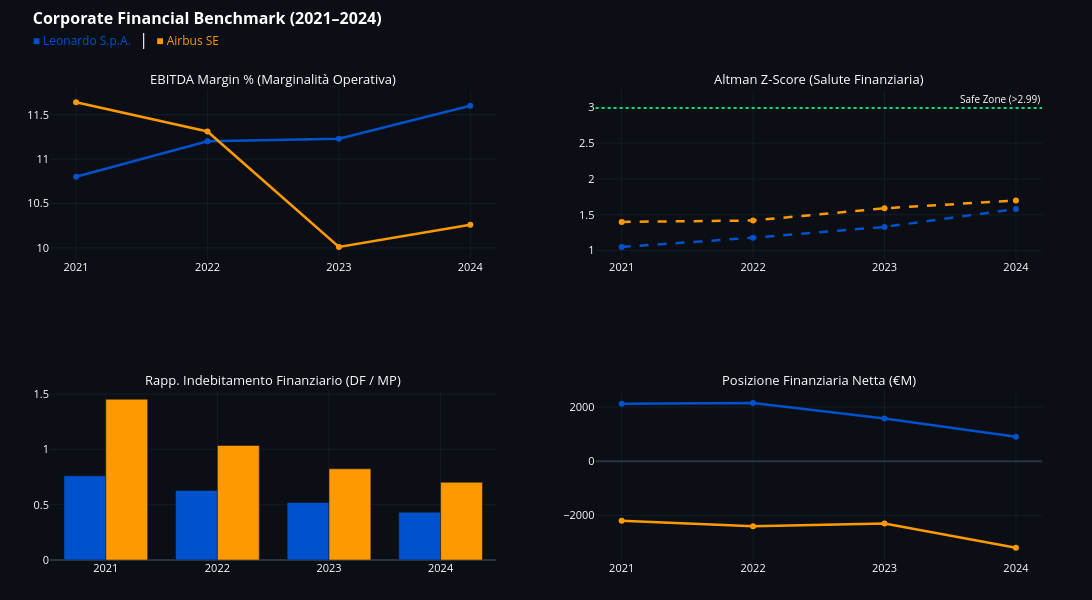

The notebook cell saved with this chart:
### Code cell
COLOR_LEO = "#0052cc"
COLOR_AIRBUS = "#ff9900"

# Dati
ebitda_margin_leo = [10.80, 11.20, 11.23, 11.60]
ebitda_margin_airbus = [11.64, 11.31, 10.01, 10.26]

z_score_leo = [1.05, 1.18, 1.33, 1.58]
z_score_airbus = [1.40, 1.42, 1.59, 1.70]

df_mp_leo = ratios_leo.loc["Rapp. Indebitamento Finanziario (DF / MP)"].astype(
    float
)
df_mp_airbus = ratios_airbus.loc[
    "Rapp. Indebitamento Finanziario (DF / MP)"
].astype(float)

pfn_leo = [2124, 2149, 1580, 900]
pfn_airbus = [-2200, -2400, -2300, -3200]

# Subplots 2x2
fig = make_subplots(
    rows=2,
    cols=2,
    subplot_titles=(
        "EBITDA Margin % (Marginalità Operativa)",
        "Altman Z-Score (Salute Finanziaria)",
        "Rapp. Indebitamento Finanziario (DF / MP)",
        "Posizione Finanziaria Netta (€M)",
    ),
    horizontal_spacing=0.10,
    vertical_spacing=0.28,
)

# 1. EBITDA Margin
fig.add_trace(
    go.Scatter(
        x=years,
        y=ebitda_margin_leo,
        line=dict(color=COLOR_LEO, width=2.5),
        mode="lines+markers",
        marker=dict(size=6),
    ),
    row=1,
    col=1,
)
fig.add_trace(
    go.Scatter(
        x=years,
        y=ebitda_margin_airbus,
        line=dict(color=COLOR_AIRBUS, width=2.5),
        mode="lines+markers",
        marker=dict(size=6),
    ),
    row=1,
    col=1,
)

# 2. Altman Z-Score
fig.add_trace(
    go.Scatter(
        x=years,
        y=z_score_leo,
        line=dict(color=COLOR_LEO, width=2.5, dash="dash"),
        mode="lines+markers",
        marker=dict(size=6),
    ),
    row=1,
    col=2,
)
fig.add_trace(
    go.Scatter(
        x=years,
        y=z_score_airbus,
        line=dict(color=COLOR_AIRBUS, width=2.5, dash="dash"),
        mode="lines+markers",
        marker=dict(size=6),
    ),
    row=1,
    col=2,
)
fig.add_hline(
    y=2.99,
    line_dash="dot",
    line_color="#00e676",
    annotation_text="Safe Zone (>2.99)",
    annotation_position="top right",
    annotation_font=dict(size=10, color="#ffffff"),
    row=1,
    col=2,
)

# 3. Rapp. Indebitamento Finanziario (DF / MP)
fig.add_trace(
    go.Bar(x=years, y=df_mp_leo, marker_color=COLOR_LEO, offsetgroup=1),
    row=2,
    col=1,
)
fig.add_trace(
    go.Bar(x=years, y=df_mp_airbus, marker_color=COLOR_AIRBUS, offsetgroup=2),
    row=2,
    col=1,
)

# 4. Posizione Finanziaria Netta (€M)
fig.add_trace(
    go.Scatter(
        x=years,
        y=pfn_leo,
        line=dict(color=COLOR_LEO, width=2.5),
        mode="lines+markers",
        marker=dict(size=6),
    ),
    row=2,
    col=2,
)
fig.add_trace(
    go.Scatter(
        x=years,
        y=pfn_airbus,
        line=dict(color=COLOR_AIRBUS, width=2.5),
        mode="lines+markers",
        marker=dict(size=6),
    ),
    row=2,
    col=2,
)

# Layout: titolo + sottotitolo colorato e NO legenda
fig.update_layout(
    title=dict(
        text="<b>Corporate Financial Benchmark (2021–2024)</b><br><span style='font-size:12px; color:#0052cc;'>■ Leonardo S.p.A.</span>  |  <span style='font-size:12px; color:#ff9900;'>■ Airbus SE</span>",
        x=0.03,
        y=0.96,
        font=dict(size=16, color="#ffffff"),
    ),
    template="plotly_dark",
    paper_bgcolor="#0b0e14",
    plot_bgcolor="#0b0e14",
    width=1350,
    height=600,
    margin=dict(l=50, r=50, t=90, b=40),
    bargap=0.25,
    bargroupgap=0.0,
    showlegend=False,
)

fig.update_xaxes(
    showgrid=True,
    gridwidth=0.5,
    gridcolor="#1e293b",
    showline=False,
    tickfont=dict(color="#ffffff", size=11),
)
fig.update_yaxes(
    showgrid=True,
    gridwidth=0.5,
    gridcolor="#1e293b",
    showline=False,
    tickfont=dict(color="#ffffff", size=11),
)

for annotation in fig["layout"]["annotations"]:
    if "Safe Zone" not in annotation["text"]:
        annotation["font"] = dict(size=13, color="#ffffff")

fig.show()

### Figure 1 — Plotly figure (JSON) as saved in the notebook; plotly's stock layout.template omitted (floating-point values rounded to 4 significant figures)
{"data": [{"line": {"color": "#0052cc", "width": 2.5}, "marker": {"size": 6}, "mode": "lines+markers", "type": "scatter", "x": ["2021", "2022", "2023", "2024"], "xaxis": "x", "y": [10.8, 11.2, 11.23, 11.6], "yaxis": "y"}, {"line": {"color": "#ff9900", "width": 2.5}, "marker": {"size": 6}, "mode": "lines+markers", "type": "scatter", "x": ["2021", "2022", "2023", "2024"], "xaxis": "x", "y": [11.64, 11.31, 10.01, 10.26], "yaxis": "y"}, {"line": {"color": "#0052cc", "dash": "dash", "width": 2.5}, "marker": {"size": 6}, "mode": "lines+markers", "type": "scatter", "x": ["2021", "2022", "2023", "2024"], "xaxis": "x2", "y": [1.05, 1.18, 1.33, 1.58], "yaxis": "y2"}, {"line": {"color": "#ff9900", "dash": "dash", "width": 2.5}, "marker": {"size": 6}, "mode": "lines+markers", "type": "scatter", "x": ["2021", "2022", "2023", "2024"], "xaxis": "x2", "y": [1.4, 1.42, 1.59, 1.7], "yaxis": "y2"}, {"marker": {"color": "#0052cc"}, "offsetgroup": "1", "type": "bar", "x": ["2021", "2022", "2023", "2024"], "xaxis": "x3", "y": [0.7605, 0.6275, 0.5203, 0.432], "yaxis": "y3"}, {"marker": {"color": "#ff9900"}, "offsetgroup": "2", "type": "bar", "x": ["2021", "2022", "2023", "2024"], "xaxis": "x3", "y": [1.453, 1.035, 0.8246, 0.702], "yaxis": "y3"}, {"line": {"color": "#0052cc", "width": 2.5}, "marker": {"size": 6}, "mode": "lines+markers", "type": "scatter", "x": ["2021", "2022", "2023", "2024"], "xaxis": "x4", "y": [2124, 2149, 1580, 900], "yaxis": "y4"}, {"line": {"color": "#ff9900", "width": 2.5}, "marker": {"size": 6}, "mode": "lines+markers", "type": "scatter", "x": ["2021", "2022", "2023", "2024"], "xaxis": "x4", "y": [-2200, -2400, -2300, -3200], "yaxis": "y4"}], "layout": {"annotations": [{"font": {"color": "#ffffff", "size": 13}, "showarrow": false, "text": "EBITDA Margin % (Marginalità Operativa)", "x": 0.225, "xanchor": "center", "xref": "paper", "y": 1, "yanchor": "bottom", "yref": "paper"}, {"font": {"color": "#ffffff", "size": 13}, "showarrow": false, "text": "Altman Z-Score (Salute Finanziaria)", "x": 0.775, "xanchor": "center", "xref": "paper", "y": 1, "yanchor": "bottom", "yref": "paper"}, {"font": {"color": "#ffffff", "size": 13}, "showarrow": false, "text": "Rapp. Indebitamento Finanziario (DF / MP)", "x": 0.225, "xanchor": "center", "xref": "paper", "y": 0.36, "yanchor": "bottom", "yref": "paper"}, {"font": {"color": "#ffffff", "size": 13}, "showarrow": false, "text": "Posizione Finanziaria Netta (€M)", "x": 0.775, "xanchor": "center", "xref": "paper", "y": 0.36, "yanchor": "bottom", "yref": "paper"}, {"font": {"color": "#ffffff", "size": 10}, "showarrow": false, "text": "Safe Zone (>2.99)", "x": 1, "xanchor": "right", "xref": "x2 domain", "y": 2.99, "yanchor": "bottom", "yref": "y2"}], "bargap": 0.25, "bargroupgap": 0, "height": 600, "margin": {"b": 40, "l": 50, "r": 50, "t": 90}, "paper_bgcolor": "#0b0e14", "plot_bgcolor": "#0b0e14", "shapes": [{"line": {"color": "#00e676", "dash": "dot"}, "type": "line", "x0": 0, "x1": 1, "xref": "x2 domain", "y0": 2.99, "y1": 2.99, "yref": "y2"}], "showlegend": false, "title": {"font": {"color": "#ffffff", "size": 16}, "text": "<b>Corporate Financial Benchmark (2021–2024)</b><br><span style='font-size:12px; color:#0052cc;'>■ Leonardo S.p.A.</span>  |  <span style='font-size:12px; color:#ff9900;'>■ Airbus SE</span>", "x": 0.03, "y": 0.96}, "width": 1350, "xaxis": {"anchor": "y", "domain": [0, 0.45], "gridcolor": "#1e293b", "gridwidth": 0.5, "showgrid": true, "showline": false, "tickfont": {"color": "#ffffff", "size": 11}}, "xaxis2": {"anchor": "y2", "domain": [0.55, 1], "gridcolor": "#1e293b", "gridwidth": 0.5, "showgrid": true, "showline": false, "tickfont": {"color": "#ffffff", "size": 11}}, "xaxis3": {"anchor": "y3", "domain": [0, 0.45], "gridcolor": "#1e293b", "gridwidth": 0.5, "showgrid": true, "showline": false, "tickfont": {"color": "#ffffff", "size": 11}}, "xaxis4": {"anchor": "y4", "domain": [0.55, 1], "gridcolor": "#1e293b", "gridwidth": 0.5, "showgrid": true, "showline": false, "tickfont": {"color": "#ffffff", "size": 11}}, "yaxis": {"anchor": "x", "domain": [0.64, 1], "gridcolor": "#1e293b", "gridwidth": 0.5, "showgrid": true, "showline": false, "tickfont": {"color": "#ffffff", "size": 11}}, "yaxis2": {"anchor": "x2", "domain": [0.64, 1], "gridcolor": "#1e293b", "gridwidth": 0.5, "showgrid": true, "showline": false, "tickfont": {"color": "#ffffff", "size": 11}}, "yaxis3": {"anchor": "x3", "domain": [0, 0.36], "gridcolor": "#1e293b", "gridwidth": 0.5, "showgrid": true, "showline": false, "tickfont": {"color": "#ffffff", "size": 11}}, "yaxis4": {"anchor": "x4", "domain": [0, 0.36], "gridcolor": "#1e293b", "gridwidth": 0.5, "showgrid": true, "showline": false, "tickfont": {"color": "#ffffff", "size": 11}}}}
